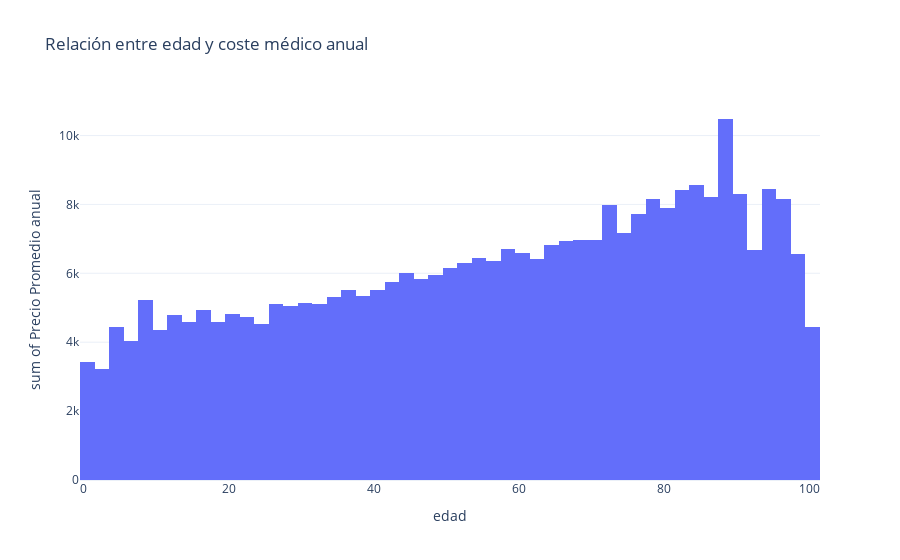

The notebook cell this image was saved under:
### Code cell
import pandas as pd
import plotly.express as px

# 3. Crear el gráfico de líneas interactivo
fig = px.histogram(
    promedios_por_edad,
    x='age',                  # Eje X: El tiempo
    y='annual_medical_cost',              # Eje Y: El precio promedio
    title='Relación entre edad y coste médico anual',
    nbins= 100,
    labels={                   # Etiquetas más limpias para el gráfico
        'age': 'edad',
        'annual_medical_cost': 'Precio Promedio anual',
        #'neighbourhood_group': 'Distrito / Barrio'
    },
    template="plotly_white"    # Un fondo más limpio
)


# 4. Mostrar el gráfico
fig.show()

### Figure 1 — Plotly figure (JSON) as saved in the notebook; plotly's stock layout.template omitted (floating-point values rounded to 4 significant figures)
{"data": [{"alignmentgroup": "True", "bingroup": "x", "histfunc": "sum", "hovertemplate": "edad=%{x}<br>sum of Precio Promedio anual=%{y}<extra></extra>", "legendgroup": "", "marker": {"color": "#636efa", "pattern": {"shape": ""}}, "name": "", "nbinsx": 100, "offsetgroup": "", "orientation": "v", "showlegend": false, "type": "histogram", "x": [0, 1, 2, 3, 4, 5, 6, 7, 8, 9, 10, 11, 12, 13, 14, 15, 16, 17, 18, 19, 20, 21, 22, 23, 24, 25, 26, 27, 28, 29, 30, 31, 32, 33, 34, 35, 36, 37, 38, 39, 40, 41, 42, 43, 44, 45, 46, 47, 48, 49, 50, 51, 52, 53, 54, 55, 56, 57, 58, 59, 60, 61, 62, 63, 64, 65, 66, 67, 68, 69, 70, 71, 72, 73, 74, 75, 76, 77, 78, 79, 80, 81, 82, 83, 84, 85, 86, 87, 88, 89, 90, 91, 92, 93, 94, 95, 96, 97, 98, 99, 100], "xaxis": "x", "y": [2238.0, 1184.0, 1254.0, 1979.0, 2310.0, 2126.0, 1926.0, 2114.0, 2615.0, 2614.0, 2232.0, 2136.0, 2613.0, 2186.0, 2384.0, 2200.0, 2692.0, 2255.0, 2463.0, 2131.0, 2403.0, 2415.0, 2335.0, 2405.0, 2307.0, 2213.0, 2463.0, 2649.0, 2585.0, 2460.0, 2560.0, 2585.0, 2563.0, 2539.0, 2616.0, 2701.0, 2756.0, 2771.0, 2675.0, 2669.0, 2753.0, 2767.0, 2844.0, 2894.0, 2937.0, 3058.0, 2982.0, 2866.0, 2984.0, 2975.0, 2991.0, 3171.0, 3118.0, 3173.0, 3213.0, 3242.0, 3099.0, 3256.0, 3304.0, 3405.0, 3233.0, 3352.0, 3295.0, 3131.0, 3439.0, 3390.0, 3544.0, 3399.0, 3422.0, 3551.0, 3434.0, 3536.0, 3896.0, 4077.0, 3553.0, 3608.0, 3833.0, 3891.0, 3891.0, 4273.0, 3741.0, 4168.0, 3999.0, 4416.0, 4337.0, 4231.0, 3840.0, 4390.0, 4468.0, 6011.0, 4223.0, 4091.0, 2942.0, 3745.0, 5585.0, 2873.0, 4556.0, 3599.0, 4257.0, 2307.0, 4434.0], "yaxis": "y"}], "layout": {"autosize": true, "barmode": "relative", "legend": {"tracegroupgap": 0}, "title": {"text": "Relación entre edad y coste médico anual"}, "xaxis": {"anchor": "y", "autorange": true, "domain": [0, 1], "range": [-0.5, 101.5], "title": {"text": "edad"}, "type": "linear"}, "yaxis": {"anchor": "x", "autorange": true, "domain": [0, 1], "range": [0, 11030.0], "title": {"text": "sum of Precio Promedio anual"}, "type": "linear"}}}
